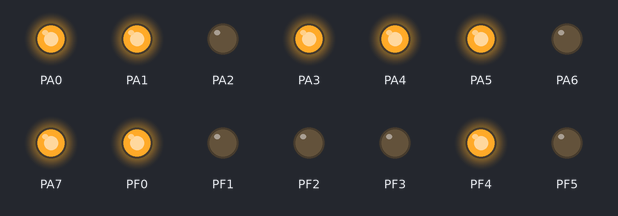
Recording of a program running on a simulated ATmega128, built with avr-gcc and emulated at 1.6 MHz. On the bench: output pins drawn as LEDs (lit = HIGH). At 0.0 s the program stops and its outputs stay as they are.

Above: at 0.1 s.
Timing chart, 0 to 1.5 s (numbered marks = the images above):
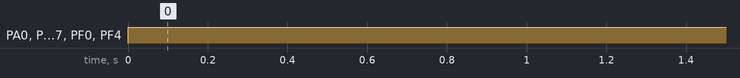

The program:

main.c
```c
/*
 * InternalMemory_Register.c
 *
 * Created: 2022-04-06 오전 10:03:18
 * Author : 정도윤(Doyun Jung)
 * Description:
 *
 */

#define F_CPU 1600000UL
#include <avr/io.h>

unsigned char A = 0xAA;
unsigned char B = 0xBB;
unsigned char C = 0xCC;
unsigned char *ADD = 0x130;


int main(void)
{

	DDRA = 0xFF;
	PORTA = 0x00;

	DDRF = 0xFF;
	PORTF = 0x00;

	ADD = 0x140;
	*ADD = 0x11;
	*(ADD + 1) = 0x22;
	*(ADD + 2) = 0x33;
	*(ADD + 3) = 0x44;

	A = 0xBB;
	B = C - A;

	PORTA = A;
	PORTF = B;

    while (1)
    {

    }

}
```

Measured:
- by itself, PA0, PA1, PA3–5, PA7, PF0, PF4: LOW → HIGH at 0.00 s
